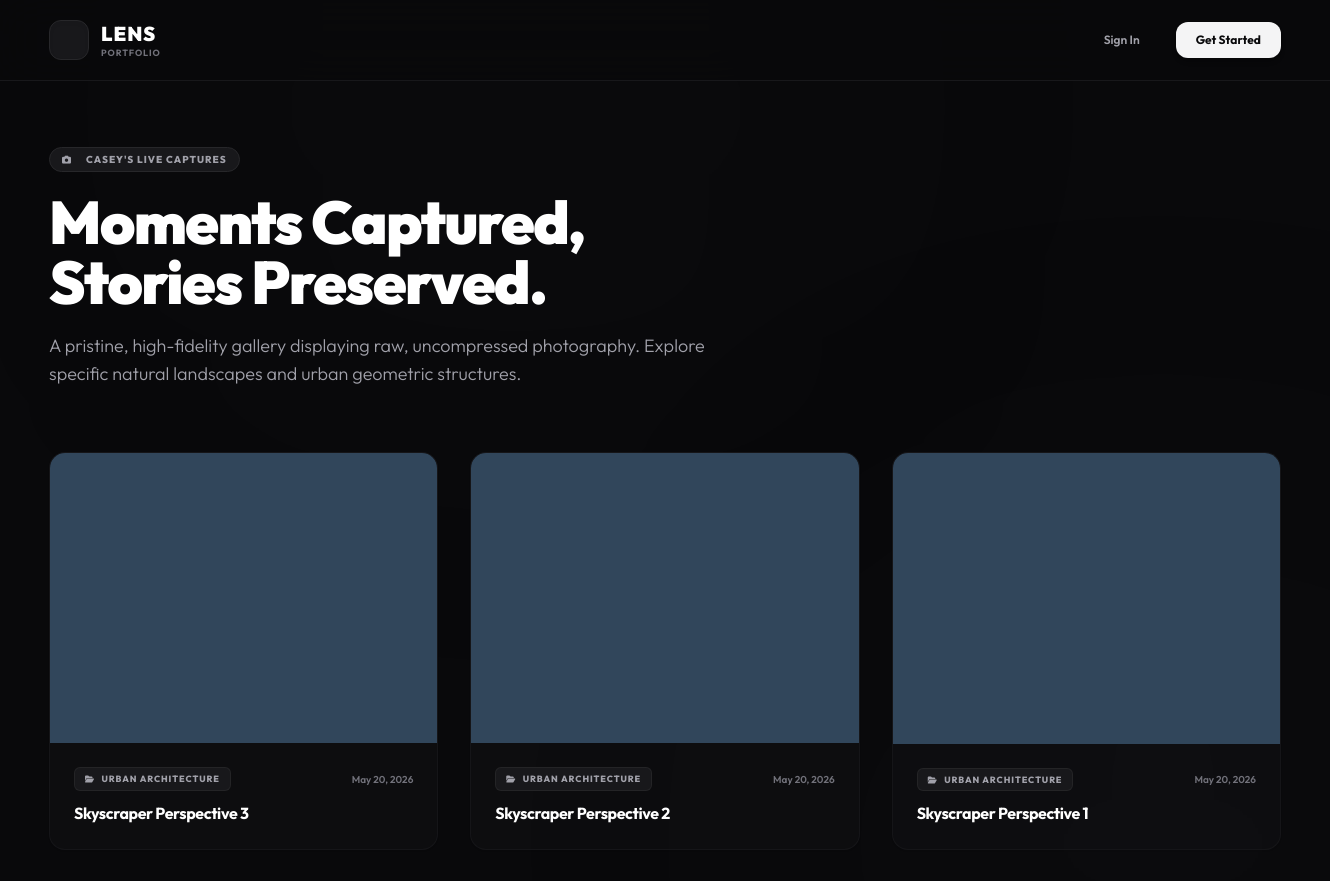
Before: / (upper part) with the older database file.
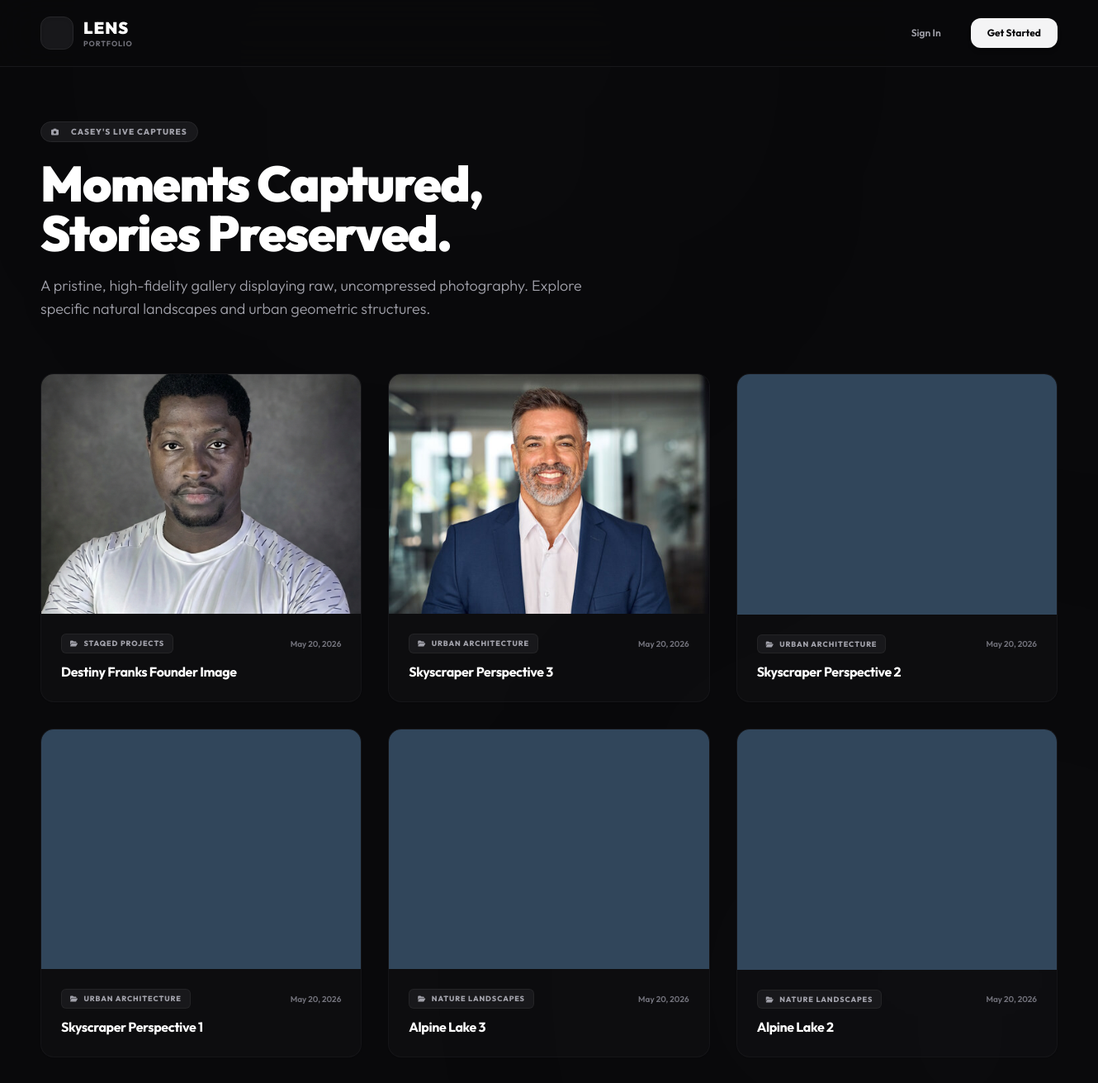
After: the same page with the newer database file.
### gallery/models.py (models this page shows, shortened)
class Photo(models.Model):
    album = models.ForeignKey(
        Album,
        on_delete=models.CASCADE,
        related_name='photos'
    )
    title = models.CharField(max_length=200)
    image = models.ImageField(upload_to='photos/')
    uploaded_at = models.DateTimeField(auto_now_add=True)

class Album(models.Model):
    user = models.ForeignKey(
        settings.AUTH_USER_MODEL,
        on_delete=models.CASCADE,
        related_name='albums'
    )
    title = models.CharField(max_length=200)
    description = models.TextField(blank=True)
    created_at = models.DateTimeField(auto_now_add=True)

### gallery/views.py (the view)
# urls.py: path('', views.gallery_view, name='index'),
def gallery_view(request):
    albums = Album.objects.all().order_by('-created_at')
    photos = Photo.objects.all().order_by('-uploaded_at')
    return render(request, 'gallery.html', {
        'albums': albums,
        'photos': photos,
    })

### gallery/templates/gallery.html (shortened to what the changed rows need)
<!DOCTYPE html>
<html lang="en" class="h-full">
<head>
    <script src="https://cdn.tailwindcss.com"></script>
    <link rel="stylesheet" href="https://cdnjs.cloudflare.com/ajax/libs/font-awesome/6.4.0/css/all.min.css">
</head>
<body class="min-h-full bg-zinc-950 text-zinc-100 flex flex-col justify-between relative overflow-x-hidden selection:bg-zinc-800 selection:text-white">
    <main class="flex-grow max-w-7xl w-full mx-auto px-6 py-16 relative z-10 space-y-16">
        <div class="max-w-3xl space-y-5">
            <h1 class="text-4xl sm:text-6xl font-black tracking-tight text-white leading-tight">
                Moments Captured,<br>Stories Preserved.
            </h1>
        </div>
        {% if photos %}
            <div class="grid grid-cols-1 md:grid-cols-2 lg:grid-cols-3 gap-8" id="portfolio-grid">
                {% for photo in photos %}
                    <a href="{% url 'photo_detail' photo.id %}" class="photo-card block group relative bg-zinc-900/30 border border-zinc-900/80 hover:border-zinc-800 rounded-2xl overflow-hidden transition-all duration-500 hover:scale-[1.02] shadow-sm hover:shadow-2xl">
                        <div class="w-full aspect-[4/3] bg-zinc-950 overflow-hidden relative">
                            <img src="{{ photo.image.url }}" alt="{{ photo.title }}" class="w-full h-full object-cover transition-transform duration-700 group-hover:scale-105">
                        </div>
                        <div class="p-6 space-y-2.5">
                            <div class="flex items-center justify-between">
                                <span class="py-1 px-2.5 bg-zinc-900 border border-zinc-800/80 rounded-md text-[9px] font-extrabold tracking-widest text-zinc-400 uppercase">
                                    <i class="fa-solid fa-folder-open text-[8px] mr-1"></i> {{ photo.album.title }}
                                </span>
                                <span class="text-zinc-500 text-[10px] font-semibold">
                                    {{ photo.uploaded_at|date:"M d, Y" }}
                                </span>
                            </div>
                            <h3 class="text-white text-base font-bold tracking-tight truncate group-hover:text-zinc-300 transition-colors">
                                {{ photo.title }}
                            </h3>
                        </div>
                    </a>
                {% endfor %}
            </div>
        {% endif %}
    </main>
</body>
</html>

Changed rows visible on the page:
added Photo: image (picture), album "STAQED PROJECTS", uploaded_at "May 20, 2026", title "Destiny Franks Founder Image"
changed Photo "Skyscraper Perspective 3": image: picture added in place of a placeholder
now on this page (row unchanged): Photo: image (placeholder picture), album "NATURE LANDSCAPES", uploaded_at "May 20, 2026", title "Alpine Lake 3"
now on this page (row unchanged): Photo: image (placeholder picture), album "NATURE LANDSCAPES", uploaded_at "May 20, 2026", title "Alpine Lake 2"
